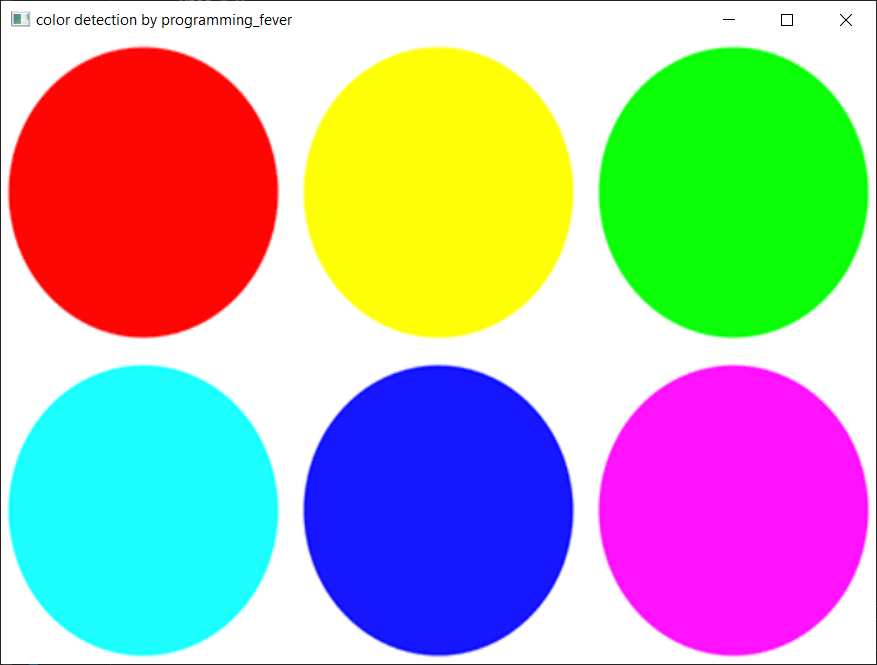
#> input picture assets/colors.png, 877 x 665 px
$ python exp9_color_op.py
#> lines starting #> are read from the running program, lines starting #| are printed output that depends on the picture; after the words box and inside, x2 and y2 are one past the last pixel; in counts of white or black regions, pixels touching at a corner belong together
import cv2
import numpy as np
#In open cv we have BGR not RGB
#so first we need to load the image and after that we convert the BGR
# colour image to HSV color.
img = cv2.imread('assets/colors.png')
#> img is the input picture: shape (665, 877, 3); mean B, G, R 174.7, 177.6, 179.2
img = cv2.resize(img,(450,400))
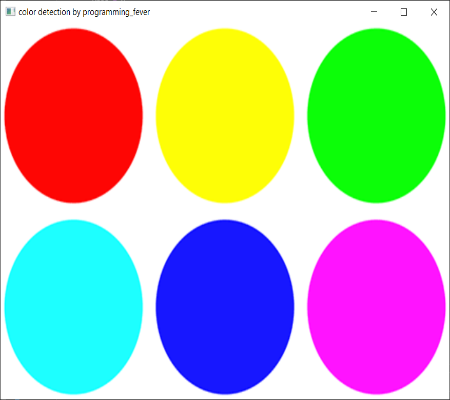
#> img: shape (400, 450, 3); mean B, G, R 174.6, 177.5, 179.1
hsv = cv2.cvtColor(img, cv2.COLOR_BGR2HSV)
#> hsv: shape (400, 450, 3); mean H, S, V 49.8, 152.4, 253.2
#After that you need to determine the lower and upper range for your colors you
# can use imutils for this propose. basically in the above image we are going to
# Detect the three blue colors.
lower_range = np.array([110,50,50])
upper_range = np.array([130,255,255])
#After that we need to create the mask of our image.
mask = cv2.inRange(hsv, lower_range, upper_range)
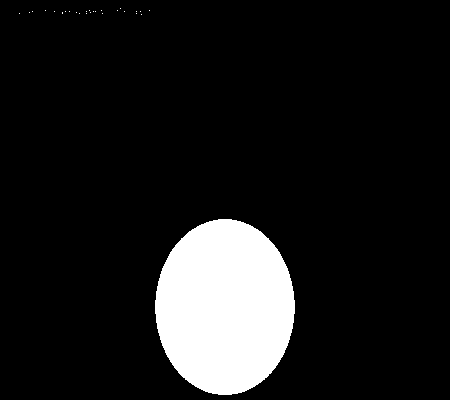
#> mask: shape (400, 450); 10.7% white; 27 white regions (26 under 20 px), largest, box (x1, y1, x2, y2) and area: (155, 219, 295, 395) 19231
#And at the end we need to show the image and mask.
cv2.imshow('image', img)
cv2.imshow('mask', mask)
cv2.waitKey(0)
cv2.destroyAllWindows()
